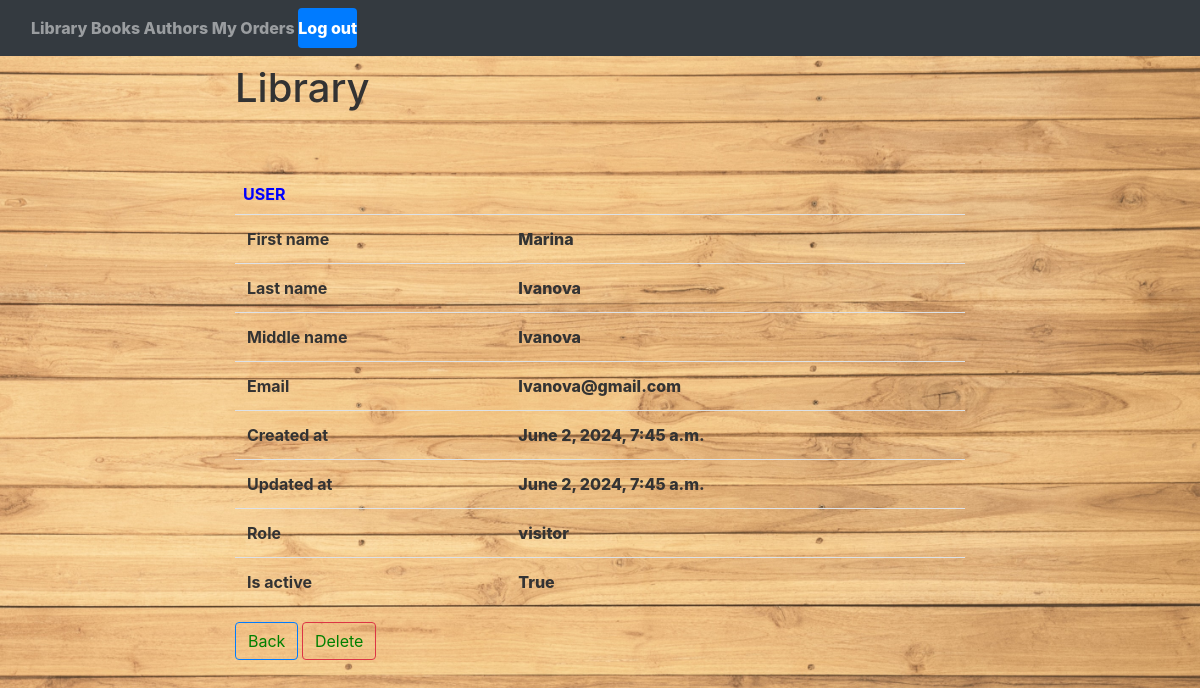
The app's page /user/info/4/ (signed in) with its own data.
### authentication/models.py (models this page shows, shortened)
class CustomUser(AbstractBaseUser, PermissionsMixin):
    first_name = models.CharField(max_length=20, blank=True)
    last_name = models.CharField(max_length=20, blank=True)
    middle_name = models.CharField(max_length=20, blank=True)
    email = models.CharField(max_length=100, unique=True, blank=True)
    password = models.CharField(blank=True, max_length=255)
    created_at = models.DateTimeField(editable=False, auto_now=datetime.datetime.now())
    updated_at = models.DateTimeField(auto_now=datetime.datetime.now())
    role = models.IntegerField(choices=ROLE_CHOICES, default=0)
    is_active = models.BooleanField(blank=True, default=True)
    is_staff = models.BooleanField(blank=True, default=False)
    is_superuser = models.BooleanField(blank=True, default=False)
    id = models.AutoField(primary_key=True)
    USERNAME_FIELD = 'email'
    objects = CustomUserManager()
    @staticmethod
    def get_by_id(user_id):
        custom_user = CustomUser.objects.filter(id=user_id).first()
        return custom_user if custom_user else None
    @staticmethod
    def get_by_email(email):
        custom_user = CustomUser.objects.filter(email=email).first()
        return custom_user if custom_user else None
    def get_role_name(self):
        return ROLE_CHOICES[self.role][1]

### authentication/views.py (the view)
# urls.py: path("info/<int:id>/", views.user_info, name="user_info")
@ratelimit(key='ip', rate='5/m', block=True)
def user_info(request, id):
    if not request.user.is_authenticated:
        messages.info(request, "Log in first!")
        return redirect("login")
    if not CustomUser.get_by_email(request.user.email).role == 1:
        messages.info(request, "You don`t have permission!")
        return redirect("home")
    return render(request, "get_user_by_id.html", context={"user": CustomUser.get_by_id(id)})

### templates/get_user_by_id.html
{% extends "base.html" %} }
{% block content %}
    <h2><center> User</center></h2>
    <table class="table">
        <tr>
            <th scope="row">First name</th>
            <td>{{ user.first_name }}</td>
        </tr>
        <tr>
            <th scope="row">Last name</th>
            <td>{{ user.last_name }}</td>
        </tr>
        <tr>
            <th scope="row">Middle name</th>
            <td>{{ user.middle_name }}</td>
        </tr>
        <tr>
            <th scope="row">Email</th>
            <td>{{ user.email }}</td>
        </tr>
        <tr>
            <th scope="row">Created at</th>
            <td>{{ user.created_at }}</td>
        </tr>
        <tr>
            <th scope="row">Updated at</th>
            <td>{{ user.updated_at }}</td>
        </tr>
        <tr>
            <th scope="row">Role</th>
            <td>{{ user.get_role_name }}</td>
        </tr>
        <tr>
            <th scope="row">Is active</th>
            <td>{{ user.is_active }}</td>
        </tr>
    </table>
    <a class="btn btn-outline-primary" href="{% url 'get_users' %}">Back</a>
    <a class="btn btn-outline-danger" href="{% url 'delete_user' user.id %}">Delete</a>
{% endblock content %}

### static/css/style.css (style rules this page uses)
body { background-image: url('static/img/pexels-fwstudio-129731.jpg'); background-repeat: no-repeat; background-attachment: fixed; background-size: cover; color: #333; font-weight: 800; }
h2 { text-align: center; font-size: 16px; font-weight: 700; text-transform: uppercase; display:inline-block; margin: 40px 8px 10px 8px; color: #333; font-style: normal; }
h2 { text-align: center; color: blue; }
a.btn { color: green; }

### records on screen
CustomUser: first_name "Marina", last_name "Ivanova", middle_name "Ivanova", email "Ivanova@gmail.com", created_at "June 2, 2024, 7:45 a.m.", updated_at "June 2, 2024, 7:45 a.m.", get_role_name "visitor", is_active "True"
